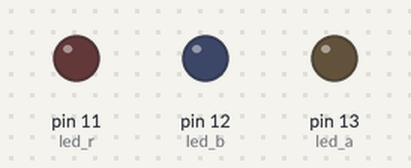
This sketch was run on a simulated Arduino Uno, built with avr-gcc and run on an emulated ATmega328P. Parts: output pins drawn as LEDs (lit = HIGH).

Above: at 0.1 s.
At 2.1 s:
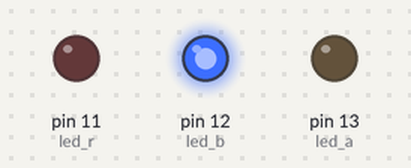
At 4.1 s:
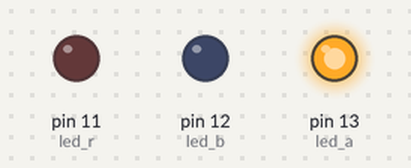
At 16.1 s:
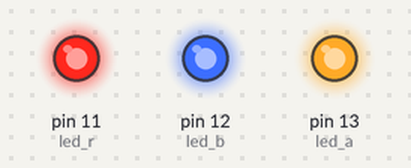
At 24.1 s:
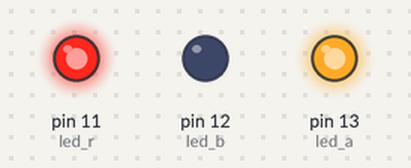
At 36.1 s:
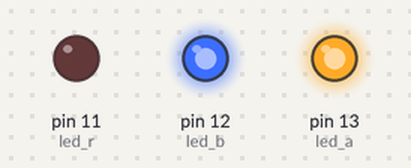
Timing chart, 0 to 39.5 s (numbered marks = the images above):
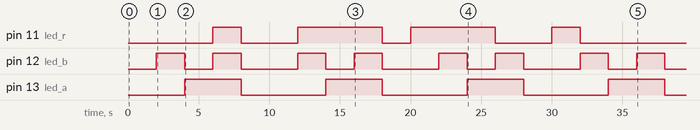

The sketch:

portas_prog.ino
```cpp
int led_a = 13;
int led_b = 12;
int led_r = 11;

int a = 0;
int b = 0;

void and_gate() {
    for(a = 0; a<=1; a++){
    for(b = 0; b<=1; b++){
      if (a == 1){
        digitalWrite(led_a, HIGH);
      } else {
        digitalWrite(led_a, LOW);
      }

      if (b == 1){
        digitalWrite(led_b, HIGH);
      } else {
        digitalWrite(led_b, LOW);
      }

      if(a == 1 && b == 1) {
        digitalWrite(led_r, HIGH);
      }

      delay(2000);
      digitalWrite(led_r, LOW);
      digitalWrite(led_a, LOW);
      digitalWrite(led_b, LOW);
    }
   }
}

void or_gate() {
   for(a = 0; a<=1; a++){
    for(b = 0; b<=1; b++){
      if (a == 1){
        digitalWrite(led_a, HIGH);
      } else {
        digitalWrite(led_a, LOW);
      }

      if (b == 1){
        digitalWrite(led_b, HIGH);
      } else {
        digitalWrite(led_b, LOW);
      }

      if(a == 1 || b == 1) {
        digitalWrite(led_r, HIGH);
      }

      delay(2000);
      digitalWrite(led_r, LOW);
      digitalWrite(led_a, LOW);
      digitalWrite(led_b, LOW);
    }
   }
}

void nand_gate() {
    for(a = 0; a<=1; a++){
      for(b = 0; b<=1; b++){
        if (a == 1){
          digitalWrite(led_a, HIGH);
        } else {
          digitalWrite(led_a, LOW);
        }

        if (b == 1){
          digitalWrite(led_b, HIGH);
        } else {
          digitalWrite(led_b, LOW);
        }

        if(a == 1 && b == 1) {
          digitalWrite(led_r, LOW);
        } else {
          digitalWrite(led_r, HIGH);
        }

        delay(2000);
        digitalWrite(led_r, LOW);
        digitalWrite(led_a, LOW);
        digitalWrite(led_b, LOW);
      }
   }
}

void nor_gate() {
    for(a = 0; a<=1; a++){
      for(b = 0; b<=1; b++){
        if (a == 1){
          digitalWrite(led_a, HIGH);
        } else {
          digitalWrite(led_a, LOW);
        }

        if (b == 1){
          digitalWrite(led_b, HIGH);
        } else {
          digitalWrite(led_b, LOW);
        }

        if(a == 1 || b == 1) {
          digitalWrite(led_r, LOW);
        } else {
          digitalWrite(led_r, HIGH);
        }

        delay(2000);
        digitalWrite(led_r, LOW);
        digitalWrite(led_a, LOW);
        digitalWrite(led_b, LOW);
      }
   }
}

void not_gate() {
  for(a = 0; a<=1; a++){
        if (a == 1){
          digitalWrite(led_a, HIGH);
        } else {
          digitalWrite(led_a, LOW);
        }

        if(a == 1) {
          digitalWrite(led_r, LOW);
        } else {
          digitalWrite(led_r, HIGH);
        }

        delay(2000);
        digitalWrite(led_r, LOW);
        digitalWrite(led_a, LOW);
        digitalWrite(led_b, LOW);
   }

}

void setup() {
    pinMode(led_a, OUTPUT);
    pinMode(led_b, OUTPUT);
    pinMode(led_r, OUTPUT);
}

void loop() {
    and_gate();
    delay(2000);
    or_gate();
    delay(2000);
    nand_gate();
    delay(2000);
    nor_gate();
    delay(2000);
    not_gate();
    delay(2000);
}
```

Measured:
- by itself, pin 11 (led_r): LOW → HIGH at 6.0 s, → LOW 2.0 s later, → HIGH 4.0 s later, → LOW 6.0 s later, … (8 changes in this stretch)
- by itself, pin 12 (led_b): repeats every 10.0 s: LOW 2.0 s, HIGH 2.0 s, LOW 4.0 s, HIGH 2.0 s
- by itself, pin 13 (led_a): alternates HIGH for 4.0 s and LOW for 6.0 s
